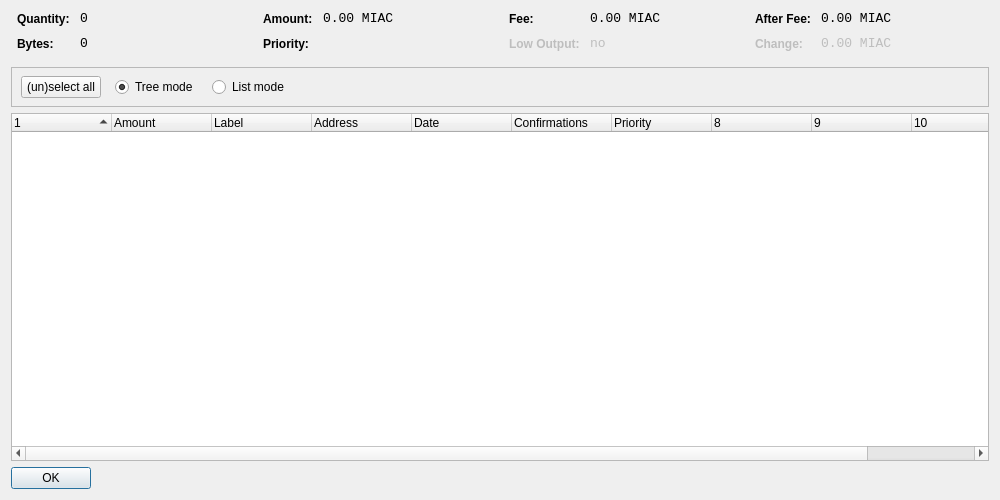
<?xml version="1.0" encoding="UTF-8"?>
<ui version="4.0">
 <class>CoinControlDialog</class>
 <widget class="QDialog" name="CoinControlDialog">
  <property name="geometry">
   <rect>
    <x>0</x>
    <y>0</y>
    <width>1000</width>
    <height>500</height>
   </rect>
  </property>
  <property name="windowTitle">
   <string>Coin Control</string>
  </property>
  <layout class="QVBoxLayout" name="verticalLayout">
   <item>
    <layout class="QHBoxLayout" name="horizontalLayoutTop" stretch="0,0,0,0">
     <property name="topMargin">
      <number>0</number>
     </property>
     <property name="bottomMargin">
      <number>10</number>
     </property>
     <item>
      <layout class="QFormLayout" name="formLayoutCoinControl1">
       <property name="horizontalSpacing">
        <number>10</number>
       </property>
       <property name="verticalSpacing">
        <number>10</number>
       </property>
       <property name="leftMargin">
        <number>6</number>
       </property>
       <property name="rightMargin">
        <number>6</number>
       </property>
       <item row="0" column="0">
        <widget class="QLabel" name="labelCoinControlQuantityText">
         <property name="styleSheet">
          <string notr="true">font-weight:bold;</string>
         </property>
         <property name="text">
          <string>Quantity:</string>
         </property>
        </widget>
       </item>
       <item row="0" column="1">
        <widget class="QLabel" name="labelCoinControlQuantity">
         <property name="font">
          <font>
           <family>Monospace</family>
           <pointsize>10</pointsize>
          </font>
         </property>
         <property name="cursor">
          <cursorShape>IBeamCursor</cursorShape>
         </property>
         <property name="contextMenuPolicy">
          <enum>Qt::ActionsContextMenu</enum>
         </property>
         <property name="text">
          <string notr="true">0</string>
         </property>
         <property name="textInteractionFlags">
          <set>Qt::LinksAccessibleByMouse|Qt::TextSelectableByKeyboard|Qt::TextSelectableByMouse</set>
         </property>
        </widget>
       </item>
       <item row="1" column="0">
        <widget class="QLabel" name="labelCoinControlBytesText">
         <property name="styleSheet">
          <string notr="true">font-weight:bold;</string>
         </property>
         <property name="text">
          <string>Bytes:</string>
         </property>
        </widget>
       </item>
       <item row="1" column="1">
        <widget class="QLabel" name="labelCoinControlBytes">
         <property name="font">
          <font>
           <family>Monospace</family>
           <pointsize>10</pointsize>
          </font>
         </property>
         <property name="cursor">
          <cursorShape>IBeamCursor</cursorShape>
         </property>
         <property name="contextMenuPolicy">
          <enum>Qt::ActionsContextMenu</enum>
         </property>
         <property name="text">
          <string notr="true">0</string>
         </property>
         <property name="textInteractionFlags">
          <set>Qt::LinksAccessibleByMouse|Qt::TextSelectableByKeyboard|Qt::TextSelectableByMouse</set>
         </property>
        </widget>
       </item>
      </layout>
     </item>
     <item>
      <layout class="QFormLayout" name="formLayoutCoinControl2">
       <property name="horizontalSpacing">
        <number>10</number>
       </property>
       <property name="verticalSpacing">
        <number>10</number>
       </property>
       <property name="leftMargin">
        <number>6</number>
       </property>
       <property name="rightMargin">
        <number>6</number>
       </property>
       <item row="0" column="0">
        <widget class="QLabel" name="labelCoinControlAmountText">
         <property name="styleSheet">
          <string notr="true">font-weight:bold;</string>
         </property>
         <property name="text">
          <string>Amount:</string>
         </property>
        </widget>
       </item>
       <item row="0" column="1">
        <widget class="QLabel" name="labelCoinControlAmount">
         <property name="font">
          <font>
           <family>Monospace</family>
           <pointsize>10</pointsize>
          </font>
         </property>
         <property name="cursor">
          <cursorShape>IBeamCursor</cursorShape>
         </property>
         <property name="contextMenuPolicy">
          <enum>Qt::ActionsContextMenu</enum>
         </property>
         <property name="text">
          <string notr="true">0.00 MIAC</string>
         </property>
         <property name="textInteractionFlags">
          <set>Qt::LinksAccessibleByMouse|Qt::TextSelectableByKeyboard|Qt::TextSelectableByMouse</set>
         </property>
        </widget>
       </item>
       <item row="1" column="0">
        <widget class="QLabel" name="labelCoinControlPriorityText">
         <property name="styleSheet">
          <string notr="true">font-weight:bold;</string>
         </property>
         <property name="text">
          <string>Priority:</string>
         </property>
        </widget>
       </item>
       <item row="1" column="1">
        <widget class="QLabel" name="labelCoinControlPriority">
         <property name="font">
          <font>
           <family>Monospace</family>
           <pointsize>10</pointsize>
          </font>
         </property>
         <property name="cursor">
          <cursorShape>IBeamCursor</cursorShape>
         </property>
         <property name="contextMenuPolicy">
          <enum>Qt::ActionsContextMenu</enum>
         </property>
         <property name="text">
          <string/>
         </property>
         <property name="textInteractionFlags">
          <set>Qt::LinksAccessibleByMouse|Qt::TextSelectableByKeyboard|Qt::TextSelectableByMouse</set>
         </property>
        </widget>
       </item>
      </layout>
     </item>
     <item>
      <layout class="QFormLayout" name="formLayoutCoinControl3">
       <property name="horizontalSpacing">
        <number>10</number>
       </property>
       <property name="verticalSpacing">
        <number>10</number>
       </property>
       <property name="leftMargin">
        <number>6</number>
       </property>
       <property name="rightMargin">
        <number>6</number>
       </property>
       <item row="0" column="0">
        <widget class="QLabel" name="labelCoinControlFeeText">
         <property name="styleSheet">
          <string notr="true">font-weight:bold;</string>
         </property>
         <property name="text">
          <string>Fee:</string>
         </property>
        </widget>
       </item>
       <item row="0" column="1">
        <widget class="QLabel" name="labelCoinControlFee">
         <property name="font">
          <font>
           <family>Monospace</family>
           <pointsize>10</pointsize>
          </font>
         </property>
         <property name="cursor">
          <cursorShape>IBeamCursor</cursorShape>
         </property>
         <property name="contextMenuPolicy">
          <enum>Qt::ActionsContextMenu</enum>
         </property>
         <property name="text">
          <string notr="true">0.00 MIAC</string>
         </property>
         <property name="textInteractionFlags">
          <set>Qt::LinksAccessibleByMouse|Qt::TextSelectableByKeyboard|Qt::TextSelectableByMouse</set>
         </property>
        </widget>
       </item>
       <item row="1" column="0">
        <widget class="QLabel" name="labelCoinControlLowOutputText">
         <property name="enabled">
          <bool>false</bool>
         </property>
         <property name="styleSheet">
          <string notr="true">font-weight:bold;</string>
         </property>
         <property name="text">
          <string>Low Output:</string>
         </property>
        </widget>
       </item>
       <item row="1" column="1">
        <widget class="QLabel" name="labelCoinControlLowOutput">
         <property name="enabled">
          <bool>false</bool>
         </property>
         <property name="font">
          <font>
           <family>Monospace</family>
           <pointsize>10</pointsize>
          </font>
         </property>
         <property name="cursor">
          <cursorShape>IBeamCursor</cursorShape>
         </property>
         <property name="contextMenuPolicy">
          <enum>Qt::ActionsContextMenu</enum>
         </property>
         <property name="text">
          <string notr="true">no</string>
         </property>
         <property name="textInteractionFlags">
          <set>Qt::LinksAccessibleByMouse|Qt::TextSelectableByKeyboard|Qt::TextSelectableByMouse</set>
         </property>
        </widget>
       </item>
      </layout>
     </item>
     <item>
      <layout class="QFormLayout" name="formLayoutCoinControl4">
       <property name="horizontalSpacing">
        <number>10</number>
       </property>
       <property name="verticalSpacing">
        <number>10</number>
       </property>
       <property name="leftMargin">
        <number>6</number>
       </property>
       <property name="rightMargin">
        <number>6</number>
       </property>
       <item row="0" column="0">
        <widget class="QLabel" name="labelCoinControlAfterFeeText">
         <property name="styleSheet">
          <string notr="true">font-weight:bold;</string>
         </property>
         <property name="text">
          <string>After Fee:</string>
         </property>
        </widget>
       </item>
       <item row="0" column="1">
        <widget class="QLabel" name="labelCoinControlAfterFee">
         <property name="font">
          <font>
           <family>Monospace</family>
           <pointsize>10</pointsize>
          </font>
         </property>
         <property name="cursor">
          <cursorShape>IBeamCursor</cursorShape>
         </property>
         <property name="contextMenuPolicy">
          <enum>Qt::ActionsContextMenu</enum>
         </property>
         <property name="text">
          <string notr="true">0.00 MIAC</string>
         </property>
         <property name="textInteractionFlags">
          <set>Qt::LinksAccessibleByMouse|Qt::TextSelectableByKeyboard|Qt::TextSelectableByMouse</set>
         </property>
        </widget>
       </item>
       <item row="1" column="0">
        <widget class="QLabel" name="labelCoinControlChangeText">
         <property name="enabled">
          <bool>false</bool>
         </property>
         <property name="styleSheet">
          <string notr="true">font-weight:bold;</string>
         </property>
         <property name="text">
          <string>Change:</string>
         </property>
        </widget>
       </item>
       <item row="1" column="1">
        <widget class="QLabel" name="labelCoinControlChange">
         <property name="enabled">
          <bool>false</bool>
         </property>
         <property name="font">
          <font>
           <family>Monospace</family>
           <pointsize>10</pointsize>
          </font>
         </property>
         <property name="cursor">
          <cursorShape>IBeamCursor</cursorShape>
         </property>
         <property name="contextMenuPolicy">
          <enum>Qt::ActionsContextMenu</enum>
         </property>
         <property name="text">
          <string notr="true">0.00 MIAC</string>
         </property>
         <property name="textInteractionFlags">
          <set>Qt::LinksAccessibleByMouse|Qt::TextSelectableByKeyboard|Qt::TextSelectableByMouse</set>
         </property>
        </widget>
       </item>
      </layout>
     </item>
    </layout>
   </item>
   <item>
    <widget class="QFrame" name="frame">
     <property name="minimumSize">
      <size>
       <width>0</width>
       <height>40</height>
      </size>
     </property>
     <property name="frameShape">
      <enum>QFrame::StyledPanel</enum>
     </property>
     <property name="frameShadow">
      <enum>QFrame::Sunken</enum>
     </property>
     <widget class="QWidget" name="horizontalLayoutWidget">
      <property name="geometry">
       <rect>
        <x>10</x>
        <y>0</y>
        <width>781</width>
        <height>41</height>
       </rect>
      </property>
      <layout class="QHBoxLayout" name="horizontalLayoutPanel" stretch="0,0,0,0,0">
       <property name="spacing">
        <number>14</number>
       </property>
       <item>
        <widget class="QPushButton" name="pushButtonSelectAll">
         <property name="sizePolicy">
          <sizepolicy hsizetype="Maximum" vsizetype="Fixed">
           <horstretch>0</horstretch>
           <verstretch>0</verstretch>
          </sizepolicy>
         </property>
         <property name="text">
          <string>(un)select all</string>
         </property>
        </widget>
       </item>
       <item>
        <widget class="QRadioButton" name="radioTreeMode">
         <property name="sizePolicy">
          <sizepolicy hsizetype="Maximum" vsizetype="Fixed">
           <horstretch>0</horstretch>
           <verstretch>0</verstretch>
          </sizepolicy>
         </property>
         <property name="text">
          <string>Tree mode</string>
         </property>
         <property name="checked">
          <bool>true</bool>
         </property>
        </widget>
       </item>
       <item>
        <widget class="QRadioButton" name="radioListMode">
         <property name="sizePolicy">
          <sizepolicy hsizetype="Maximum" vsizetype="Fixed">
           <horstretch>0</horstretch>
           <verstretch>0</verstretch>
          </sizepolicy>
         </property>
         <property name="text">
          <string>List mode</string>
         </property>
        </widget>
       </item>
       <item>
        <spacer name="horizontalSpacer">
         <property name="orientation">
          <enum>Qt::Horizontal</enum>
         </property>
         <property name="sizeHint" stdset="0">
          <size>
           <width>40</width>
           <height>20</height>
          </size>
         </property>
        </spacer>
       </item>
      </layout>
     </widget>
    </widget>
   </item>
   <item>
    <widget class="CoinControlTreeWidget" name="treeWidget">
     <property name="contextMenuPolicy">
      <enum>Qt::CustomContextMenu</enum>
     </property>
     <property name="sortingEnabled">
      <bool>false</bool>
     </property>
     <property name="columnCount">
      <number>11</number>
     </property>
     <attribute name="headerShowSortIndicator" stdset="0">
      <bool>true</bool>
     </attribute>
     <attribute name="headerStretchLastSection">
      <bool>false</bool>
     </attribute>
     <column>
      <property name="text">
       <string/>
      </property>
     </column>
     <column>
      <property name="text">
       <string>Amount</string>
      </property>
     </column>
     <column>
      <property name="text">
       <string>Label</string>
      </property>
     </column>
     <column>
      <property name="text">
       <string>Address</string>
      </property>
     </column>
     <column>
      <property name="text">
       <string>Date</string>
      </property>
     </column>
     <column>
      <property name="text">
       <string>Confirmations</string>
      </property>
      <property name="toolTip">
       <string>Confirmed</string>
      </property>
     </column>
     <column>
      <property name="text">
       <string>Priority</string>
      </property>
     </column>
     <column>
      <property name="text">
       <string/>
      </property>
     </column>
     <column>
      <property name="text">
       <string/>
      </property>
     </column>
     <column>
      <property name="text">
       <string/>
      </property>
     </column>
     <column>
      <property name="text">
       <string/>
      </property>
     </column>
    </widget>
   </item>
   <item>
    <widget class="QDialogButtonBox" name="buttonBox">
     <property name="sizePolicy">
      <sizepolicy hsizetype="Maximum" vsizetype="Fixed">
       <horstretch>0</horstretch>
       <verstretch>0</verstretch>
      </sizepolicy>
     </property>
     <property name="orientation">
      <enum>Qt::Horizontal</enum>
     </property>
     <property name="standardButtons">
      <set>QDialogButtonBox::Ok</set>
     </property>
    </widget>
   </item>
  </layout>
 </widget>
 <customwidgets>
  <customwidget>
   <class>CoinControlTreeWidget</class>
   <extends>QTreeWidget</extends>
   <header>coincontroltreewidget.h</header>
  </customwidget>
 </customwidgets>
 <resources/>
 <connections/>
</ui>
